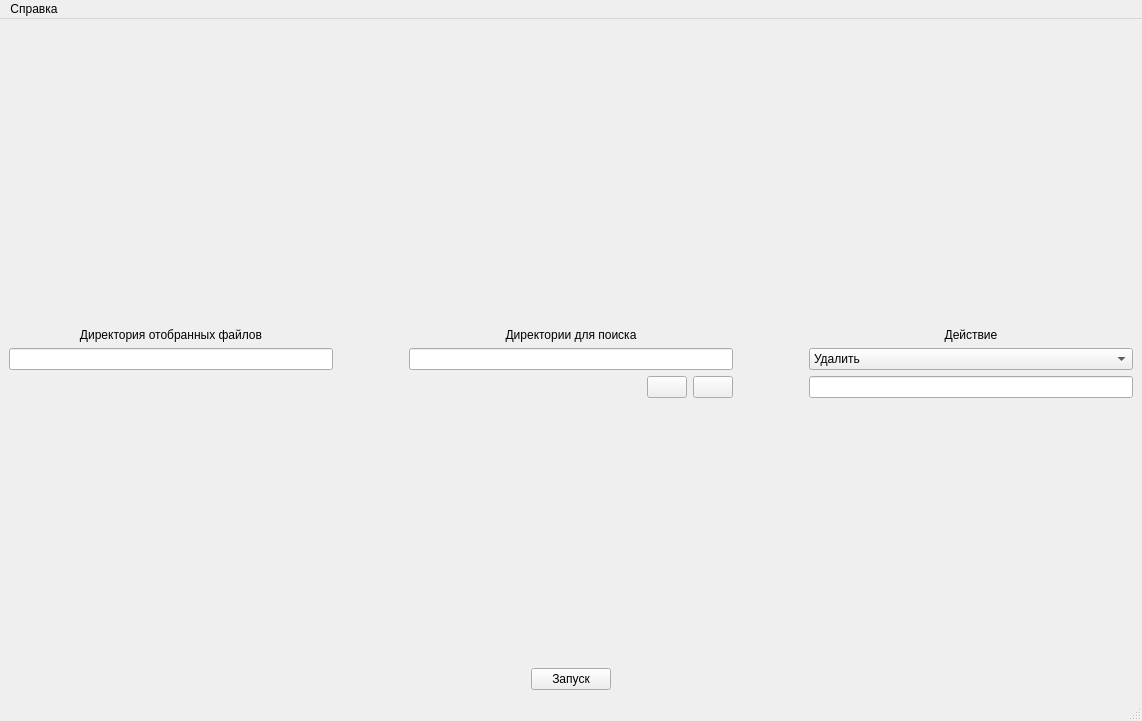
<?xml version="1.0" encoding="UTF-8"?>
<ui version="4.0">
 <class>MainWindow</class>
 <widget class="QMainWindow" name="MainWindow">
  <property name="geometry">
   <rect>
    <x>0</x>
    <y>0</y>
    <width>1142</width>
    <height>721</height>
   </rect>
  </property>
  <property name="sizePolicy">
   <sizepolicy hsizetype="Preferred" vsizetype="Preferred">
    <horstretch>0</horstretch>
    <verstretch>0</verstretch>
   </sizepolicy>
  </property>
  <property name="windowTitle">
   <string>Akiner</string>
  </property>
  <widget class="QWidget" name="centralwidget">
   <layout class="QVBoxLayout" name="verticalLayout">
    <item>
     <layout class="QHBoxLayout" name="topHorizontalLayout">
      <property name="sizeConstraint">
       <enum>QLayout::SetMaximumSize</enum>
      </property>
      <item>
       <layout class="QVBoxLayout" name="leftVerticalLayout" stretch="0,0,0,0">
        <property name="spacing">
         <number>6</number>
        </property>
        <property name="sizeConstraint">
         <enum>QLayout::SetDefaultConstraint</enum>
        </property>
        <item>
         <spacer name="topLeftVerticalSpacer">
          <property name="orientation">
           <enum>Qt::Vertical</enum>
          </property>
          <property name="sizeType">
           <enum>QSizePolicy::Fixed</enum>
          </property>
          <property name="sizeHint" stdset="0">
           <size>
            <width>50</width>
            <height>300</height>
           </size>
          </property>
         </spacer>
        </item>
        <item>
         <widget class="QLabel" name="leftLabel">
          <property name="sizePolicy">
           <sizepolicy hsizetype="MinimumExpanding" vsizetype="Fixed">
            <horstretch>0</horstretch>
            <verstretch>0</verstretch>
           </sizepolicy>
          </property>
          <property name="text">
           <string>Директория отобранных файлов</string>
          </property>
          <property name="alignment">
           <set>Qt::AlignCenter</set>
          </property>
         </widget>
        </item>
        <item>
         <layout class="QHBoxLayout" name="leftHorizontalLayout">
          <property name="sizeConstraint">
           <enum>QLayout::SetMinimumSize</enum>
          </property>
          <item>
           <widget class="QLineEdit" name="leftLineEdit">
            <property name="sizePolicy">
             <sizepolicy hsizetype="Minimum" vsizetype="Fixed">
              <horstretch>50</horstretch>
              <verstretch>0</verstretch>
             </sizepolicy>
            </property>
           </widget>
          </item>
         </layout>
        </item>
        <item>
         <spacer name="bottomLeftVerticalSpacer">
          <property name="orientation">
           <enum>Qt::Vertical</enum>
          </property>
          <property name="sizeType">
           <enum>QSizePolicy::Expanding</enum>
          </property>
          <property name="sizeHint" stdset="0">
           <size>
            <width>20</width>
            <height>220</height>
           </size>
          </property>
         </spacer>
        </item>
       </layout>
      </item>
      <item>
       <spacer name="horizontalSpacer">
        <property name="orientation">
         <enum>Qt::Horizontal</enum>
        </property>
        <property name="sizeType">
         <enum>QSizePolicy::Fixed</enum>
        </property>
        <property name="sizeHint" stdset="0">
         <size>
          <width>70</width>
          <height>20</height>
         </size>
        </property>
       </spacer>
      </item>
      <item>
       <layout class="QVBoxLayout" name="centralVerticalLayout">
        <item>
         <spacer name="bottomCentralVerticalSpacer">
          <property name="orientation">
           <enum>Qt::Vertical</enum>
          </property>
          <property name="sizeType">
           <enum>QSizePolicy::Fixed</enum>
          </property>
          <property name="sizeHint" stdset="0">
           <size>
            <width>20</width>
            <height>300</height>
           </size>
          </property>
         </spacer>
        </item>
        <item>
         <widget class="QLabel" name="label">
          <property name="sizePolicy">
           <sizepolicy hsizetype="Expanding" vsizetype="Fixed">
            <horstretch>200</horstretch>
            <verstretch>0</verstretch>
           </sizepolicy>
          </property>
          <property name="text">
           <string>Директории для поиска</string>
          </property>
          <property name="alignment">
           <set>Qt::AlignCenter</set>
          </property>
         </widget>
        </item>
        <item>
         <layout class="QHBoxLayout" name="centralHorizontalLayout">
          <item>
           <widget class="QLineEdit" name="centralLineEdit">
            <property name="sizePolicy">
             <sizepolicy hsizetype="Minimum" vsizetype="Fixed">
              <horstretch>0</horstretch>
              <verstretch>0</verstretch>
             </sizepolicy>
            </property>
           </widget>
          </item>
         </layout>
        </item>
        <item>
         <layout class="QHBoxLayout" name="plusHorizontaLayout">
          <property name="sizeConstraint">
           <enum>QLayout::SetMinimumSize</enum>
          </property>
          <item>
           <spacer name="plusHorizontalSpacer">
            <property name="orientation">
             <enum>Qt::Horizontal</enum>
            </property>
            <property name="sizeType">
             <enum>QSizePolicy::MinimumExpanding</enum>
            </property>
            <property name="sizeHint" stdset="0">
             <size>
              <width>200</width>
              <height>20</height>
             </size>
            </property>
           </spacer>
          </item>
          <item>
           <widget class="QPushButton" name="minusPushButton">
            <property name="text">
             <string/>
            </property>
           </widget>
          </item>
          <item>
           <widget class="QPushButton" name="plusPushButton">
            <property name="text">
             <string/>
            </property>
           </widget>
          </item>
         </layout>
        </item>
        <item>
         <spacer name="topCentralVerticalSpacer">
          <property name="orientation">
           <enum>Qt::Vertical</enum>
          </property>
          <property name="sizeType">
           <enum>QSizePolicy::Expanding</enum>
          </property>
          <property name="sizeHint" stdset="0">
           <size>
            <width>20</width>
            <height>220</height>
           </size>
          </property>
         </spacer>
        </item>
       </layout>
      </item>
      <item>
       <spacer name="horizontalSpacer_2">
        <property name="orientation">
         <enum>Qt::Horizontal</enum>
        </property>
        <property name="sizeType">
         <enum>QSizePolicy::Fixed</enum>
        </property>
        <property name="sizeHint" stdset="0">
         <size>
          <width>70</width>
          <height>20</height>
         </size>
        </property>
       </spacer>
      </item>
      <item>
       <layout class="QVBoxLayout" name="rightVerticalLayout">
        <property name="sizeConstraint">
         <enum>QLayout::SetDefaultConstraint</enum>
        </property>
        <item>
         <spacer name="topRightVerticalSpacer">
          <property name="orientation">
           <enum>Qt::Vertical</enum>
          </property>
          <property name="sizeType">
           <enum>QSizePolicy::Fixed</enum>
          </property>
          <property name="sizeHint" stdset="0">
           <size>
            <width>20</width>
            <height>300</height>
           </size>
          </property>
         </spacer>
        </item>
        <item>
         <widget class="QLabel" name="rightLabel">
          <property name="sizePolicy">
           <sizepolicy hsizetype="MinimumExpanding" vsizetype="Fixed">
            <horstretch>50</horstretch>
            <verstretch>0</verstretch>
           </sizepolicy>
          </property>
          <property name="text">
           <string>Действие</string>
          </property>
          <property name="alignment">
           <set>Qt::AlignCenter</set>
          </property>
         </widget>
        </item>
        <item>
         <widget class="QComboBox" name="comboBox">
          <property name="sizePolicy">
           <sizepolicy hsizetype="Minimum" vsizetype="Fixed">
            <horstretch>0</horstretch>
            <verstretch>0</verstretch>
           </sizepolicy>
          </property>
          <item>
           <property name="text">
            <string>Удалить</string>
           </property>
          </item>
          <item>
           <property name="text">
            <string>Переместить в</string>
           </property>
          </item>
          <item>
           <property name="text">
            <string>Копировать в</string>
           </property>
          </item>
         </widget>
        </item>
        <item>
         <layout class="QHBoxLayout" name="rightHorizontalLayout">
          <item>
           <widget class="QLineEdit" name="rightLineEdit">
            <property name="sizePolicy">
             <sizepolicy hsizetype="Minimum" vsizetype="Fixed">
              <horstretch>0</horstretch>
              <verstretch>0</verstretch>
             </sizepolicy>
            </property>
           </widget>
          </item>
         </layout>
        </item>
        <item>
         <spacer name="bottomRightVerticalSpacer">
          <property name="orientation">
           <enum>Qt::Vertical</enum>
          </property>
          <property name="sizeType">
           <enum>QSizePolicy::Expanding</enum>
          </property>
          <property name="sizeHint" stdset="0">
           <size>
            <width>20</width>
            <height>220</height>
           </size>
          </property>
         </spacer>
        </item>
       </layout>
      </item>
     </layout>
    </item>
    <item>
     <layout class="QHBoxLayout" name="bottomHorizontalLayout">
      <item>
       <widget class="QPushButton" name="pushButton">
        <property name="sizePolicy">
         <sizepolicy hsizetype="Fixed" vsizetype="Fixed">
          <horstretch>30</horstretch>
          <verstretch>0</verstretch>
         </sizepolicy>
        </property>
        <property name="text">
         <string>Запуск</string>
        </property>
       </widget>
      </item>
     </layout>
    </item>
   </layout>
  </widget>
  <widget class="QMenuBar" name="menubar">
   <property name="geometry">
    <rect>
     <x>0</x>
     <y>0</y>
     <width>1142</width>
     <height>31</height>
    </rect>
   </property>
   <widget class="QMenu" name="menu">
    <property name="title">
     <string>Справка</string>
    </property>
   </widget>
   <addaction name="menu"/>
  </widget>
  <widget class="QStatusBar" name="statusbar"/>
 </widget>
 <resources/>
 <connections/>
</ui>
